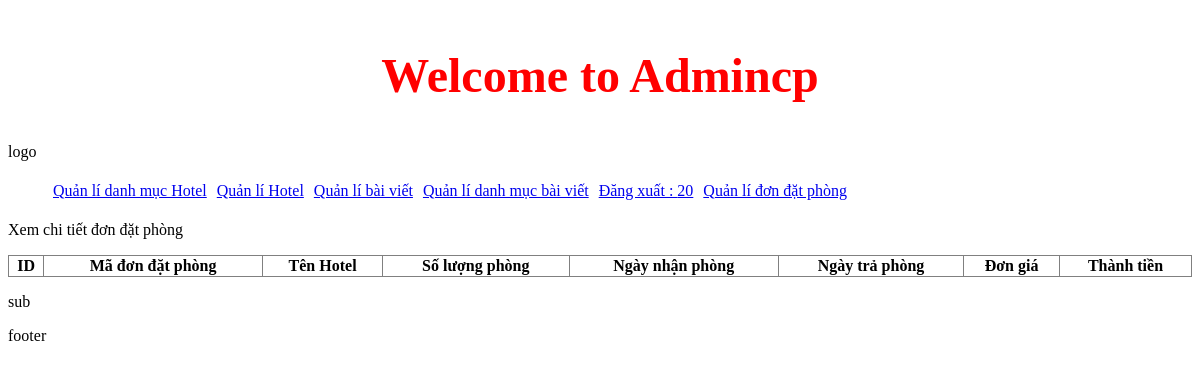
/admincp/index.php?action=donhang&query=xemdonhang&code=6233 (signed in), run on an earlier commit of the app's database.
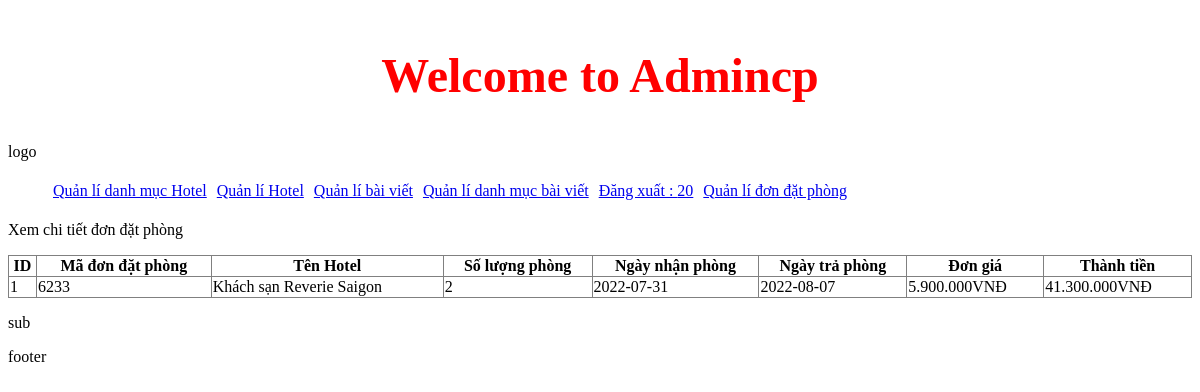
And on a later commit of the database.
### tables this page shows
CREATE TABLE `tb_chitietdatphong` (
  `id_chitiet` int(11) NOT NULL,
  `code` int(11) NOT NULL,
  `id_hotel` int(11) NOT NULL,
  `StartDay` date NOT NULL,
  `EndDay` date NOT NULL,
  `Soluong` int(11) NOT NULL
);

CREATE TABLE `tb_hotel` (
  `ID_Hotel` int(11) NOT NULL,
  `TenHotel` varchar(50) NOT NULL,
  `Giaphong` int(12) NOT NULL,
  `Soluong` int(5) NOT NULL,
  `Noidung` text NOT NULL,
  `Hinhanh` varchar(50) NOT NULL,
  `Tomtat` tinytext NOT NULL,
  `MaHotel` varchar(100) NOT NULL,
  `Tinhtrang` int(11) NOT NULL,
  `ID_Tinh` int(11) NOT NULL,
  `HTML_map` text NOT NULL
);

### admincp/modules/quanlidonhang/Xemdondat.php (the view)
<?php
	$sql_lietke_dp="SELECT * FROM tb_hotel,tb_chitietdatphong Where tb_hotel.ID_Hotel = tb_chitietdatphong.id_hotel AND tb_chitietdatphong.code = '$_GET[code]' ORDER BY tb_chitietdatphong.id_chitiet DESC";
	$query_lietke_dp= mysqli_query($mysqli,$sql_lietke_dp);
 ?>
<p>Xem chi tiết đơn đặt phòng</p>
<table border="1" width="100%" style="border-collapse: collapse;">
  <tr>
  	<th>ID </th>
    <th>Mã đơn đặt phòng</th>
    <th>Tên Hotel</th>
    <th>Số lượng phòng</th>
    <th>Ngày nhận phòng</th>
    <th>Ngày trả phòng</th>
    <th>Đơn giá</th>
    <th>Thành tiền</th>
  </tr>
<?php
$i = 0;
while ($row = mysqli_fetch_array($query_lietke_dp)){
	$i++;
 ?>
  <tr>
  	<td> <?php echo $i ?></td>
    <td><?php echo $row['code']?></td>
    <td><?php echo $row['TenHotel']?></td>
    <td><?php echo $row['Soluong']?></td>
    <td><?php echo $row['StartDay']?></td>
    <td><?php echo $row['EndDay']?></td>
    <td><?php echo number_format($row['Giaphong'],0,',','.').'VNĐ'?></td>
   <td><?php
   		$first_date = strtotime($row['StartDay']);
		$second_date = strtotime($row['EndDay']);
		$datediff = abs($first_date - $second_date);
		echo number_format(floor($datediff / (60*60*24)) *$row['Giaphong'],0,',','.').'VNĐ' ;?>
  </tr>
<?php } ?>
</table>

### admincp/index.php (shortened to what this page needs)
<!DOCTYPE html>
<html lang="en">
<head>
	<link rel="stylesheet" type="text/css" href="css/styleadmincp.css">
</head>
<body>
	<div id =page >
	<h2>Welcome to Admincp</h2>
	<?php
			include ("modules/logo.php");
			include ("modules/header.php");
			include ("modules/main.php");
			include ("modules/sub.php");
			include ("modules/footer.php");
		 ?>
	</div>
</body>
</html>

### admincp/modules/logo.php
<p>logo</p>

### admincp/modules/header.php (shortened to what this page needs)
<ul class="Quanli_dm">
	<li><a href="index.php?action=quanlidanhmucHotel&query=them">Quản lí danh mục Hotel</a></li>
	<li><a href="index.php?action=quanliHotel&query=them">Quản lí  Hotel</a></li>
	<li><a href="index.php?action=quanlibaiviet&query=them">Quản lí bài viết</a></li>
	<li><a href="index.php?action=quanlidanhmucbaiviet&query=them">Quản lí danh mục bài viết</a></li>
	<li><a href="index.php?dangxuat=1">Đăng xuất : <?php if(isset($_SESSION['dangnhap'])){ echo $_SESSION['dangnhap'];} ?></a></li>
	<li><a href="index.php?action=quanlidonhang&query=lietke">Quản lí đơn đặt phòng</a></li>
</ul>

### admincp/modules/main.php (shortened to what this page needs)
<div class="main">
	<?php
					if(isset($_GET['action']) && $_GET['query'])
					{
						$Tam = $_GET['action'];
						$query = $_GET['query'];
					}
					else
					{
						$Tam = '';
						$query='';
					}
					if($Tam =='quanlidanhmucHotel' && $query == 'them')
						{ include ("modules/quanlidanhmucHotel/Them.php");
						  include ("modules/quanlidanhmucHotel/Lietke.php");
						}
					elseif ($Tam =='quanlidanhmucHotel' && $query == 'sua') {
						include ("modules/quanlidanhmucHotel/Sua.php");
					}elseif ($Tam =='quanliHotel' && $query == 'them'){
						include ("modules/quanliHotel/Them.php");
						include ("modules/quanliHotel/Lietke.php");
					}elseif ($Tam =='quanliHotel' && $query == 'sua') {
						include ("modules/quanliHotel/Sua.php");
					}
					elseif ($Tam =='quanlidonhang' && $query == 'lietke') {
						include ("modules/quanlidonhang/lietke.php");
					}
					elseif ($Tam =='donhang'&& $query == 'xemdonhang') {
						include ("modules/quanlidonhang/Xemdondat.php");
					}
					else
						{ include ("modules/dashboard.php");}
	?>
</div>

### admincp/modules/sub.php
<p>sub</p>

### admincp/modules/footer.php
<p>footer</p>

### admincp/css/styleadmincp.css (style rules this page uses)
h2 { text-align: center; font-size: xxx-large; color: red; }
ul.Quanli_dm li { float: left; margin: 5px; list-style: none; }
#page { position: relative; overflow-x: hidden; width: 100%; height: 100%; -webkit-transition: 0.5s; -o-transition: 0.5s; transition: 0.5s; }

What changed in the data, as far as the page shows it:
added tb_chitietdatphong: code "6233", id_hotel.TenHotel "Khách sạn Reverie Saigon", Soluong "2", StartDay "2022-07-31", EndDay "2022-08-07", id_hotel.Giaphong "5.900.000", floor($datediff / (60*60*24)) *$row['Giaphong'] "41.300.000"
